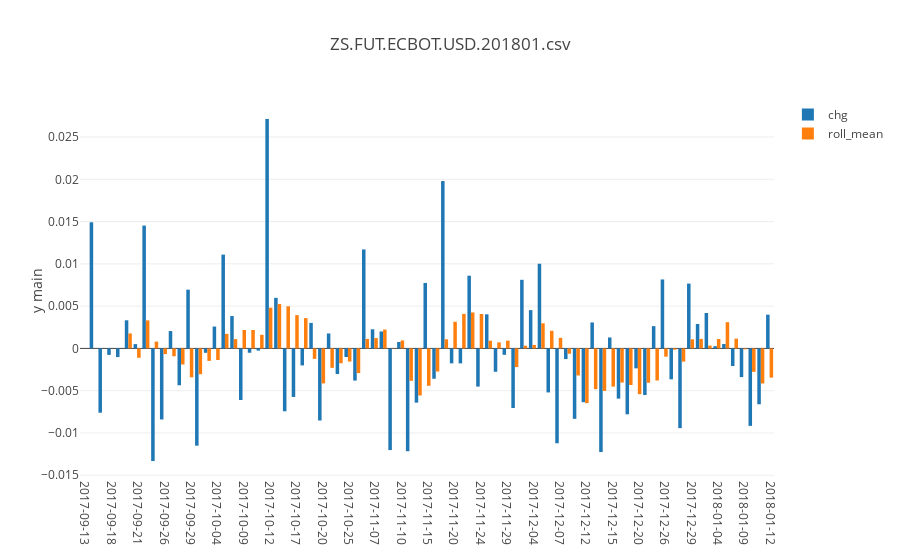
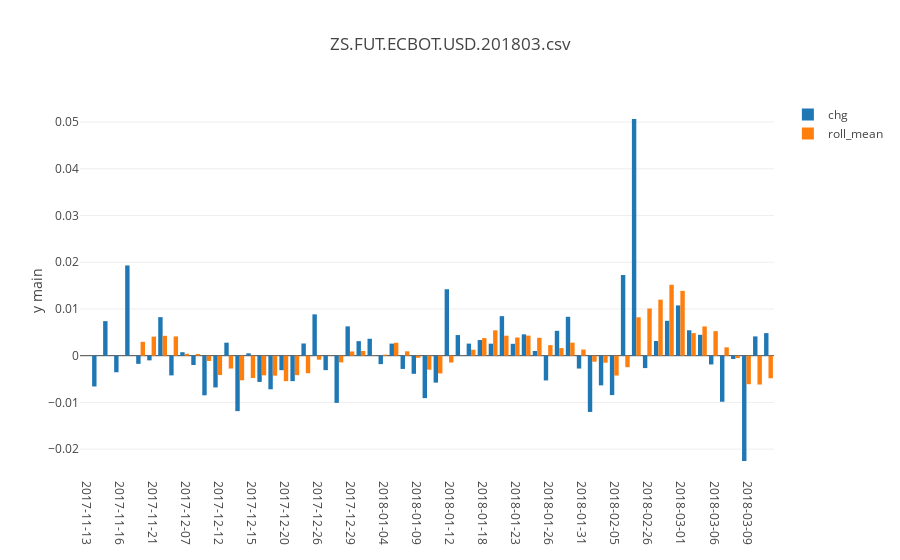
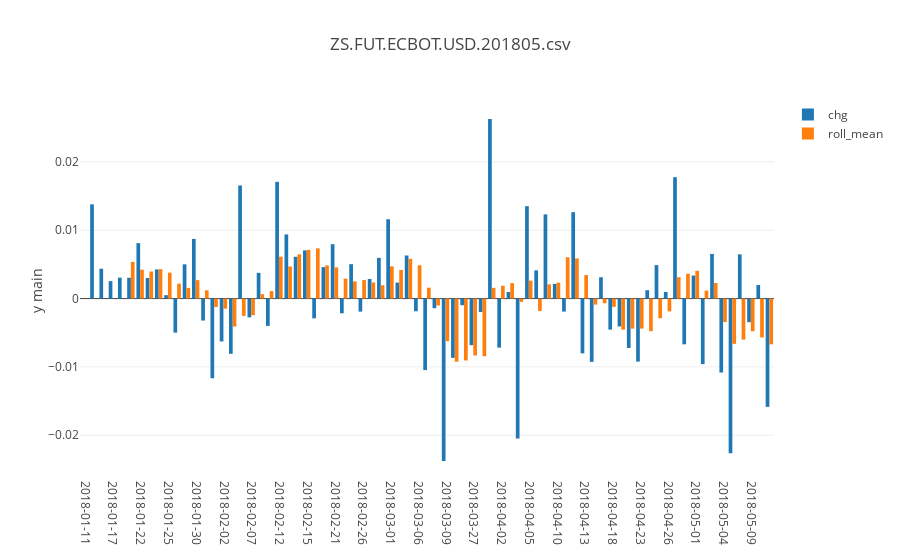
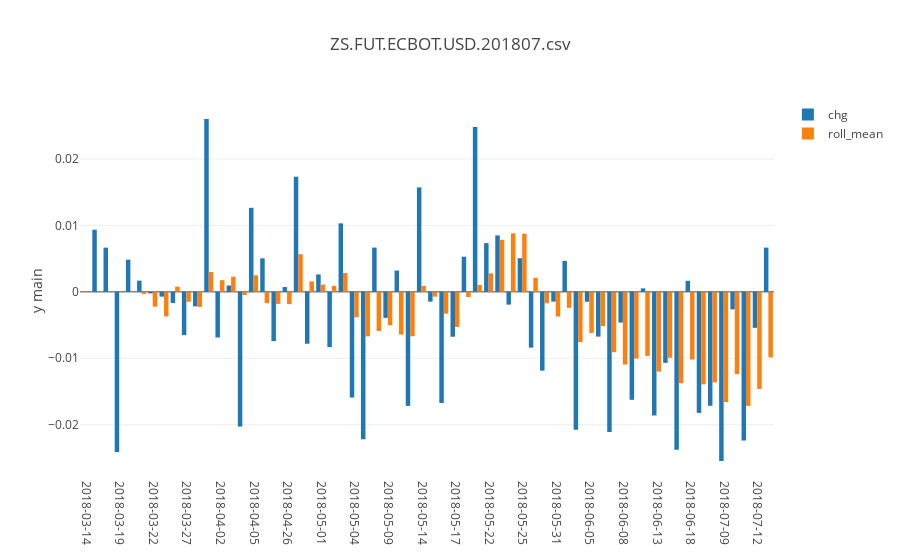

Notebook code cell kept with these figures, in order:
### Markdown cell above
### Show bar graph of daily % changes, and a moving average of them as well

### Code cell
for fname in fnames:
    df = pd.read_csv(f'{SAVE_BASE}/{co}/{fname}')
    df_rescaled_daily = scale_daily(df,'0930')
    df_rescaled_daily['chg'] = df_rescaled_daily.close.pct_change()
    df_rescaled_daily['roll_mean'] = df_rescaled_daily.chg.rolling(5).mean()
    iplot(pu.plotly_bar_plot(df_in=df_rescaled_daily[['dt','chg','roll_mean']],x_column='dt',plot_title=fname))
